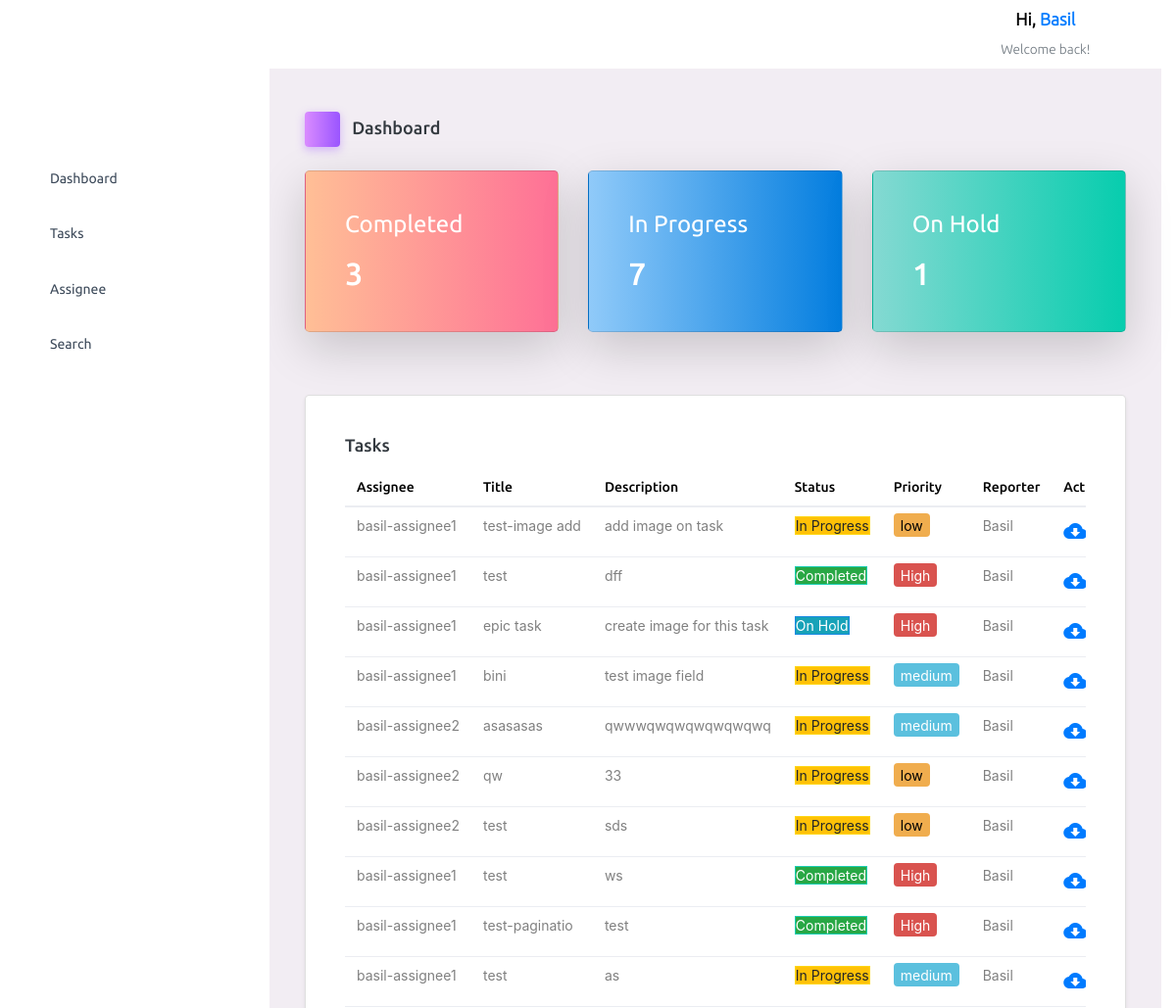
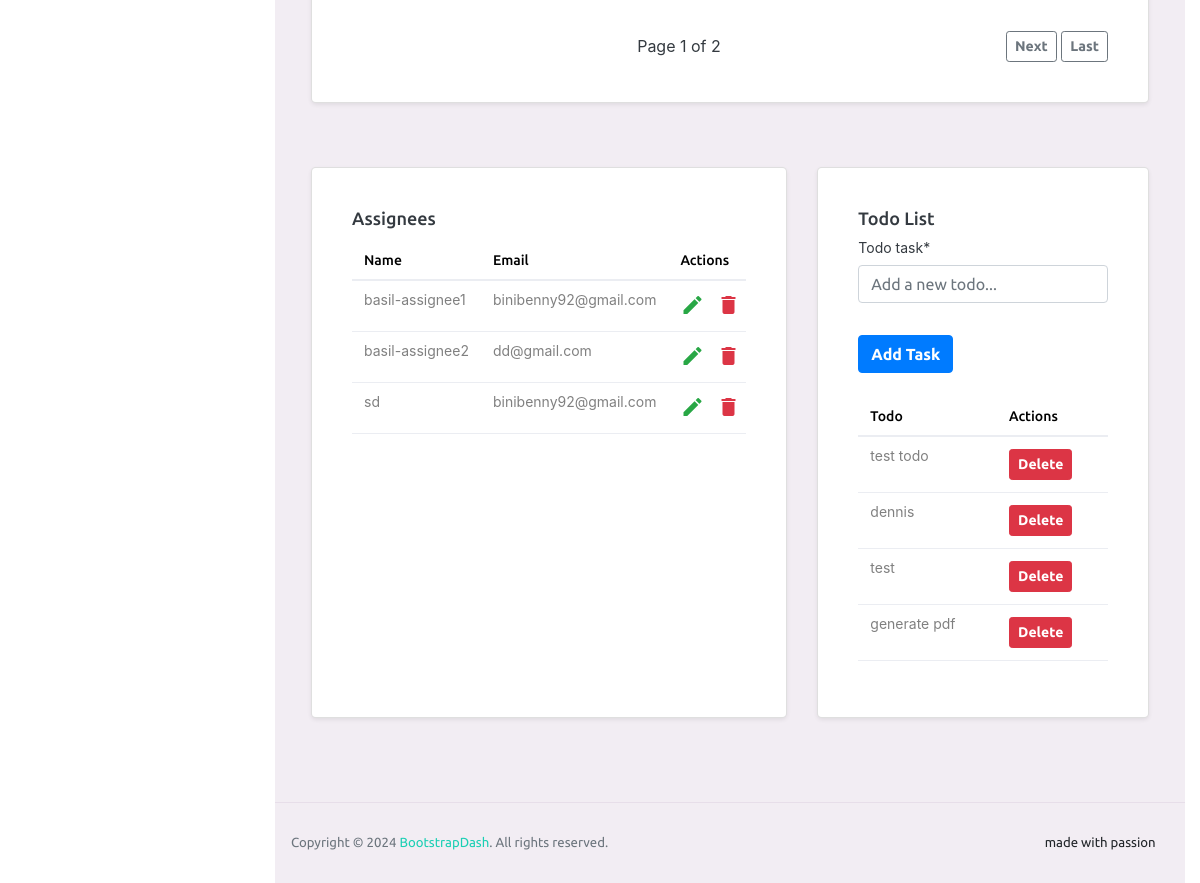
The page /tasks/home_menu (signed in) on the database its author committed (2 pictures, top to bottom).
### tasks/models.py (models this page shows, shortened)
class Task(models.Model):
    title = models.TextField(verbose_name="Task title", max_length=100, default='test')
    description = models.TextField(verbose_name="Description", max_length=1000)
    hours = models.IntegerField(verbose_name="Hours", default=0)
    date = models.DateTimeField(verbose_name="Date", auto_now=True)
    assigned_to = models.ForeignKey(Assignee, on_delete=models.CASCADE, null=True)
    status = models.ForeignKey(Status, on_delete=models.CASCADE, null=True)
    priority = models.ForeignKey(Priorities, on_delete=models.CASCADE, null=True)
    image = models.ImageField(verbose_name="Task image", upload_to="task_images/", null=True, blank=True)
    user = models.ForeignKey(User, on_delete=models.CASCADE, null=True)

class Assignee(models.Model):
    name = models.TextField(verbose_name="Assignee Name", max_length=100)
    email = models.EmailField(verbose_name="Assignee Email", max_length=100, null=True)
    user = models.ForeignKey(User, on_delete=models.CASCADE, null=True)
    def __str__(self):
        return self.name

class Status(models.Model):
    name = models.TextField(verbose_name="Task Status", max_length=100)
    user = models.ForeignKey(User, on_delete=models.CASCADE, null=True)
    def __str__(self):
        return self.name

class Priorities(models.Model):
    name = models.TextField(verbose_name="Task Priority", max_length=100)
    user = models.ForeignKey(User, on_delete=models.CASCADE, null=True)
    def __str__(self):
        return self.name

class Todo(models.Model):
    name = models.TextField(verbose_name="Todo task", max_length=100)
    user = models.ForeignKey(User, on_delete=models.CASCADE, null=True)

### tasks/views.py (the view)
# urls.py: path('home_menu', views.home_menu, name='home_menu'),
@login_required
def home_menu(request: HttpRequest) -> HttpResponse:
    tasks_list = Task.objects.filter(user=request.user)
    paginator = Paginator(tasks_list, 10)
    page_number = request.GET.get('page')
    tasks_page = paginator.get_page(page_number)
    task_counts = Task.objects.aggregate(
        completed_tasks=Count('id',
                              filter=Q(status__id=Status.objects.get(name='Completed').id) & Q(user=request.user)),
        in_progress_tasks=Count('id',
                                filter=Q(status__id=Status.objects.get(name='In Progress').id) & Q(user=request.user)),
        on_hold_tasks=Count('id', filter=Q(status__id=Status.objects.get(name='On Hold').id) & Q(user=request.user)),
    )
    assignees_list = Assignee.objects.filter(user=request.user)
    todos = Todo.objects.filter(user=request.user)
    form = TodoForm(request.POST or None)
    if request.method == 'POST':
        if form.is_valid():
            todo = form.save(commit=False)
            todo.user = request.user
            todo.save()
            return redirect('tasks:home_menu')
    context = {
        'tasks_page': tasks_page,
        'count': task_counts,
        'assignees_list': assignees_list,
        'form': form,
        'todos': todos
    }
    return render(request, 'tasks/home_list.html', context)

### tasks/templates/tasks/home_list.html (shortened to what this page needs)
{% extends 'tasks/home.html' %}
{% load statustags %}
{% load crispy_forms_tags %}
{% block content %}
    <link rel="stylesheet" href="https://stackpath.bootstrapcdn.com/bootstrap/4.5.0/css/bootstrap.min.css">
    <link rel="stylesheet" href="https://maxcdn.bootstrapcdn.com/font-awesome/4.7.0/css/font-awesome.min.css">
    <div class="page-header mb-4">
        <h3 class="page-title">
            <span class="page-title-icon bg-gradient-primary text-white me-2">
                <i class="mdi mdi-home"></i>
            </span> Dashboard
        </h3>
    </div>
    <div class="row mb-4">
        <div class="col-md-4 stretch-card grid-margin">
            <div class="card bg-gradient-danger card-img-holder text-white shadow-lg rounded-lg">
                <div class="card-body">
                    <h4 class="font-weight-normal mb-3">Completed <i class="mdi mdi-check-all mdi-24px float-end"></i></h4>
                    <h2 class="mb-0">{{ count.completed_tasks }}</h2>
                </div>
            </div>
        </div>
        <div class="col-md-4 stretch-card grid-margin">
            <div class="card bg-gradient-info card-img-holder text-white shadow-lg rounded-lg">
                <div class="card-body">
                    <h4 class="font-weight-normal mb-3">In Progress <i class="mdi mdi-progress-check mdi-24px float-end"></i></h4>
                    <h2 class="mb-0">{{ count.in_progress_tasks }}</h2>
                </div>
            </div>
        </div>
        <div class="col-md-4 stretch-card grid-margin">
            <div class="card bg-gradient-success card-img-holder text-white shadow-lg rounded-lg">
                <div class="card-body">
                    <h4 class="font-weight-normal mb-3">On Hold <i class="mdi mdi-pause-circle mdi-24px float-end"></i></h4>
                    <h2 class="mb-0">{{ count.on_hold_tasks }}</h2>
                </div>
            </div>
        </div>
    </div>
    <div class="row mb-4">
        <div class="col-12 grid-margin">
            <div class="card shadow-sm rounded-lg">
                <div class="card-body">
                    <h4 class="card-title">Tasks</h4>
                    <div class="table-responsive">
                        {% if tasks_page %}
                            <table class="table table-hover">
                                <thead>
                                    <tr>
                                        <th>Assignee</th>
                                        <th>Title</th>
                                        <th>Description</th>
                                        <th>Status</th>
                                        <th>Priority</th>
                                        <th>Reporter</th>
                                        <th>Actions</th>
                                    </tr>
                                </thead>
                                <tbody>
                                    {% for task in tasks_page %}
                                    <tr>
                                        <td>{{ task.assigned_to }}</td>
                                        <td>{{ task.title }}</td>
                                        <td>{{ task.description }}</td>
                                        <td><span class="{{ task.status|status_css_class }}">{{ task.status }}</span></td>
                                        <td><span class="{{ task.priority|priority_css_class }}">{{ task.priority }}</span></td>
                                        <td>{{ task.user }}</td>
                                        <td class="actions">
                                            <a href="{% url 'tasks:generate_pdf' task.pk %}" class="text-primary me-2" title="Download"><i class="material-icons">cloud_download</i></a>
                                        </td>
                                    </tr>
                                    {% endfor %}
                                </tbody>
                            </table>
                        {% else %}
                            <p>No Tasks available!</p>
                        {% endif %}
                    </div>
                    <div class="pagination-controls mt-3 d-flex justify-content-between align-items-center">
                        <span>Page {{ tasks_page.number }} of {{ tasks_page.paginator.num_pages }}</span>
                        <div>
                            {% if tasks_page.has_next %}
                                <a href="?page={{ tasks_page.next_page_number }}" class="btn btn-outline-secondary btn-sm">Next</a>
                                <a href="?page={{ tasks_page.paginator.num_pages }}" class="btn btn-outline-secondary btn-sm">Last</a>
                            {% endif %}
                        </div>
                    </div>
                </div>
            </div>
        </div>
    </div>
    <div class="row">
        <div class="col-md-7 grid-margin stretch-card">
            <div class="card shadow-sm rounded-lg">
                <div class="card-body">
                    <h4 class="card-title">Assignees</h4>
                    <div class="table-responsive">
                        {% if assignees_list %}
                            <table class="table table-hover">
                                <thead>
                                    <tr>
                                        <th>Name</th>
                                        <th>Email</th>
                                        <th>Actions</th>
                                    </tr>
                                </thead>
                                <tbody>
                                    {% for assignee in assignees_list %}
                                    <tr>
                                        <td>{{ assignee.name }}</td>
                                        <td>{{ assignee.email }}</td>
                                        <td class="actions">
                                            <a href="{% url 'tasks:edit_assignee' assignee.id %}" class="text-success me-2" title="Edit"><i class="material-icons">edit</i></a>
                                            <a href="{% url 'tasks:delete_assignee' assignee.id %}" class="text-danger" title="Delete"><i class="material-icons">delete</i></a>
                                        </td>
                                    </tr>
                                    {% endfor %}
                                </tbody>
                            </table>
                        {% else %}
                            <p>No Assignees available!</p>
                        {% endif %}
                    </div>
                </div>
            </div>
        </div>
        <div class="col-md-5 grid-margin stretch-card">
            <div class="card shadow-sm rounded-lg">
                <div class="card-body">
                    <h4 class="card-title">Todo List</h4>
                    <form method="post" class="form-group">
                        {{ form|crispy }}
                        <button type="submit" class="btn btn-primary mt-3">Add Task</button>
                    </form>
                    <div class="table-responsive mt-4">
                        {% if todos %}
                            <table class="table table-hover">
                                <thead>
                                    <tr>
                                        <th>Todo</th>
                                        <th>Actions</th>
                                    </tr>
                                </thead>
                                <tbody>
                                    {% for todo in todos %}
                                    <tr>
                                        <td>{{ todo.name }}</td>
                                        <td>
                                            <form method="post" style="display:inline;">
                                                <button type="submit" formaction="{% url 'tasks:delete_todo' todo.id %}" class="btn btn-danger btn-sm">Delete</button>
                                            </form>
                                        </td>
                                    </tr>
                                    {% endfor %}
                                </tbody>
                            </table>
                        {% else %}
                            <p>No todos available.</p>
                        {% endif %}
                    </div>
                </div>
            </div>
        </div>
    </div>
{% endblock %}

### tasks/templates/tasks/home.html (shortened to what this page needs)
{% load static %}
<!DOCTYPE html>
<html lang="en">
  <head>
    <link rel="stylesheet" href=" {% static 'tasks/assets/vendors/mdi/css/materialdesignicons.min.css' %}">
    <link rel="stylesheet" href="{% static 'tasks/assets/vendors/ti-icons/css/themify-icons.css' %}">
    <link rel="stylesheet" href="{% static 'tasks/assets/vendors/css/vendor.bundle.base.css' %}">
    <link rel="stylesheet" href="{% static 'tasks/assets/vendors/font-awesome/css/font-awesome.min.css' %}">
    <link rel="stylesheet" href="{% static 'tasks/assets/vendors/font-awesome/css/font-awesome.min.css' %}" />
    <link rel="stylesheet" href="{% static 'tasks/assets/vendors/bootstrap-datepicker/bootstrap-datepicker.min.css' %}">
    <link rel="stylesheet" href="{% static 'tasks/assets/css/style.css' %}">
  </head>
  <body>
    <div class="container-scroller">
     {% block nav %} {% include 'tasks/navbar.html' %}{% endblock nav %}
      <div class="container-fluid page-body-wrapper">
        {% block nav1 %} {% include 'tasks/sidebar.html' %}{% endblock nav1 %}
        <div class="main-panel">
          <div class="content-wrapper">
              {% block content %}
                  {% endblock %}
          </div>
          <footer class="footer">
            <div class="d-sm-flex justify-content-center justify-content-sm-between">
              <span class="text-muted text-center text-sm-left d-block d-sm-inline-block">Copyright © 2024 <a href="https://www.bootstrapdash.com/" target="_blank">BootstrapDash</a>. All rights reserved.</span>
              <span class="float-none float-sm-right d-block mt-1 mt-sm-0 text-center">made with passion <i class="mdi mdi-heart text-danger"></i></span>
            </div>
          </footer>
        </div>
      </div>
    </div>
  </body>
</html>

### tasks/templates/tasks/navbar.html (shortened to what this page needs)
{% load static %}
{% if user.is_authenticated %}
    <nav class="navbar default-layout-navbar col-lg-12 col-12 p-0 fixed-top d-flex flex-row">
        <div class="text-center navbar-brand-wrapper d-flex align-items-center justify-content-start">
        </div>
        <div class="navbar-menu-wrapper d-flex align-items-stretch">
            <button class="navbar-toggler navbar-toggler align-self-center" type="button" data-toggle="minimize">
                <span class="mdi mdi-menu"></span>
            </button>
            <ul class="navbar-nav navbar-nav-right">
                <li class="nav-item nav-profile dropdown">
                    <div class="nav-profile-text">
                        <p class="mb-1 text-black"
                           style="font-weight: bold; font-size: 1.1rem; margin-bottom: 0; text-align: center;">
                            Hi, <span style="color: #007bff;">{{ user.username }}</span>
                        </p>
                        <small class="text-muted" style="font-size: 0.85rem;">Welcome back!</small>
                    </div>
                </li>
                <li class="nav-item nav-logout d-none d-lg-block">
                    <a class="nav-link" href="{% url 'accounts:login' %}">
                        <i class="mdi mdi-power"></i>
                    </a>
                </li>
            </ul>
        </div>
    </nav>
{% endif %}

### tasks/templates/tasks/sidebar.html (shortened to what this page needs)
 <nav class="sidebar sidebar-offcanvas" id="sidebar">
          <ul class="nav">
            <li class="nav-item nav-profile">
              <a href="#" class="nav-link">
                <div class="nav-profile-image">
                </div>
              </a>
            </li>
            <li class="nav-item">
              <a class="nav-link" href="{% url 'tasks:home_menu' %}">
                <span class="menu-title">Dashboard</span>
                <i class="mdi mdi-home menu-icon"></i>
              </a>
            </li>
            <li class="nav-item">
              <a class="nav-link" data-bs-toggle="collapse" href="{% url 'tasks:task_create' %}" aria-expanded="false" aria-controls="tables">
                <span class="menu-title">Tasks</span>
                <i class="mdi mdi-clipboard-check menu-icon"></i>
              </a>
            </li>
              <li class="nav-item">
              <a class="nav-link" data-bs-toggle="collapse" href="{% url 'tasks:create_assignee' %}" aria-expanded="false" aria-controls="tables">
                <span class="menu-title">Assignee</span>
                <i class="mdi mdi-account-multiple-outline menu-icon"></i>
              </a>
            </li>
              <li class="nav-item">
              <a class="nav-link" data-bs-toggle="collapse" href="{% url 'tasks:search_tasks' %}" aria-expanded="false" aria-controls="tables">
                <span class="menu-title">Search</span>
                <i class="mdi mdi-magnify menu-icon"></i>
              </a>
            </li>
          </ul>
        </nav>

### rows shown on the page
Task: assigned_to "basil-assignee1", title "test-image add", description "add image on task", status "In Progress", priority "low", user "Basil"
Task: assigned_to "basil-assignee1", title "test", description "dff", status "Completed", priority "High", user "Basil"
Task: assigned_to "basil-assignee1", title "epic task", description "create image for this task", status "On Hold", priority "High", user "Basil"
Task: assigned_to "basil-assignee1", title "bini", description "test image field", status "In Progress", priority "medium", user "Basil"
Task: assigned_to "basil-assignee2", title "asasasas", description "qwwwqwqwqwqwqwqwq", status "In Progress", priority "medium", user "Basil"
Task: assigned_to "basil-assignee2", title "qw", description "33", status "In Progress", priority "low", user "Basil"
Task: assigned_to "basil-assignee2", title "test", description "sds", status "In Progress", priority "low", user "Basil"
Task: assigned_to "basil-assignee1", title "test", description "ws", status "Completed", priority "High", user "Basil"
Task: assigned_to "basil-assignee1", title "test-paginatio", description "test", status "Completed", priority "High", user "Basil"
Task: assigned_to "basil-assignee1", title "test", description "as", status "In Progress", priority "medium", user "Basil"
Assignee: name "basil-assignee1", email "binibenny92@gmail.com"
Assignee: name "basil-assignee2", email "dd@gmail.com"
Assignee: name "sd", email "binibenny92@gmail.com"
Todo: name "test todo"
Todo: name "dennis"
Todo: name "test"
Todo: name "generate pdf"

### other values the page prints
{{ user.username }} "Basil"
{{ count.completed_tasks }} "3"
{{ count.in_progress_tasks }} "7"
{{ count.on_hold_tasks }} "1"
{{ tasks_page.number }} "1"
{{ tasks_page.paginator.num_pages }} "2"
